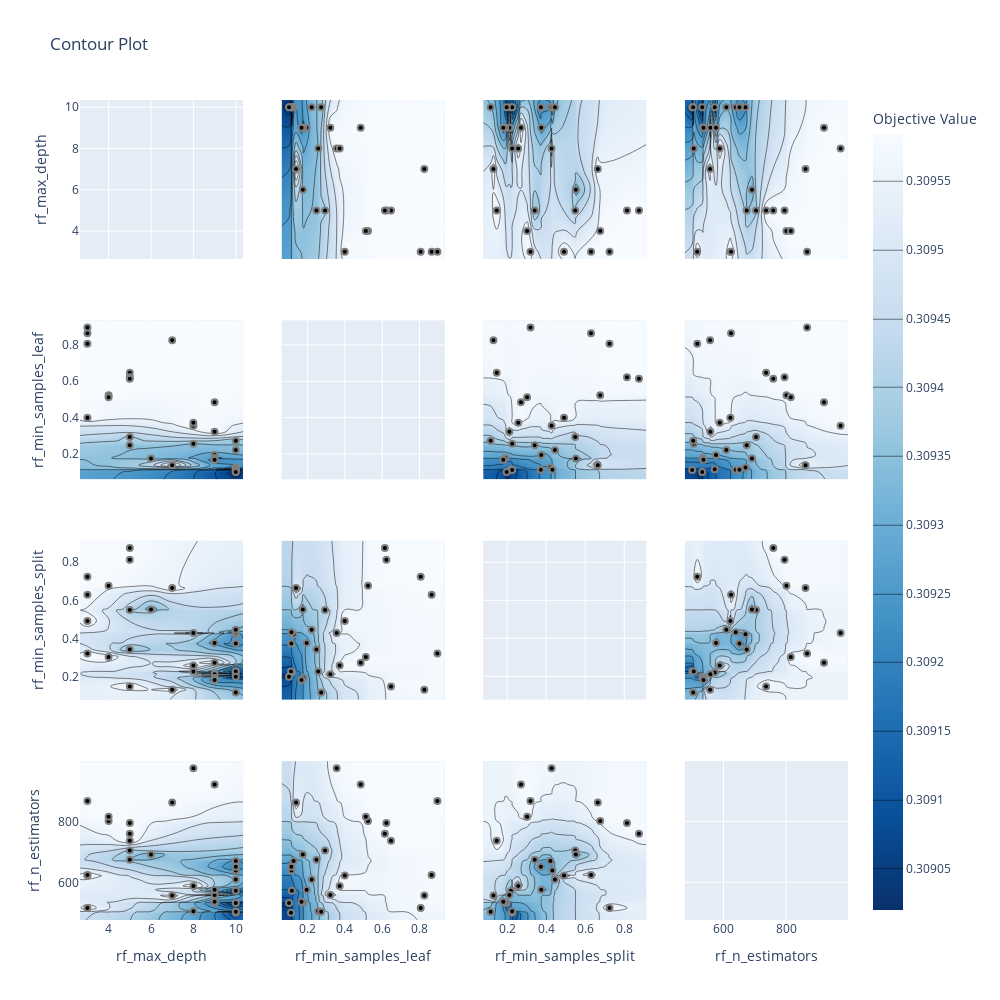

The cell this chart's notebook holds for it:
### Code cell
# see how the hyperparameters affect the loss function
fig = optuna.visualization.plot_contour(study)

fig.update_layout(
    width=1000,                           # Set the desired width of the figure
    height=1000,                         # Set the desired height of the figure
)

pio.show(fig)

### Figure 1 — Plotly figure (JSON) as saved in the notebook; plotly's stock layout.template omitted (floating-point values rounded to 4 significant figures; data arrays with more than 128 entries replaced by an {"elided": "..."} marker saying what was removed)
{"data": [{"type": "scatter", "xaxis": "x", "yaxis": "y"}, {"autocontour": true, "colorbar": {"title": {"text": "Objective Value"}}, "colorscale": [[0, "rgb(247,251,255)"], [0.125, "rgb(222,235,247)"], [0.25, "rgb(198,219,239)"], [0.375, "rgb(158,202,225)"], [0.5, "rgb(107,174,214)"], [0.625, "rgb(66,146,198)"], [0.75, "rgb(33,113,181)"], [0.875, "rgb(8,81,156)"], [1, "rgb(8,48,107)"]], "connectgaps": true, "contours": {"coloring": "heatmap", "end": 0.3095, "size": 5e-05, "start": 0.309}, "hoverinfo": "none", "line": {"smoothing": 1.3}, "reversescale": true, "showscale": true, "type": "contour", "x": [2.65, 3, 4, 5, 6, 7, 8, 9, 10, 10.35], "xaxis": "x5", "y": [0.06043, 0.1002, 0.1108, 0.1126, 0.1131, 0.1155, 0.1249, 0.1378, 0.1674, 0.1745, 0.1775, 0.1945, 0.2216, 0.2472, 0.2567, 0.2725, 0.2932, 0.3217, 0.3557, 0.372, 0.3993, 0.4845, 0.5121, 0.5238, 0.6141, 0.6221, 0.647, 0.8062, 0.8257, 0.8648, 0.8957, 0.9355], "yaxis": "y5", "z": {"elided": "32x10 float values"}}, {"marker": {"color": "black", "line": {"color": "Gray", "width": 2}}, "mode": "markers", "name": "Feasible Trial", "showlegend": false, "type": "scatter", "x": [3, 3, 3, 7, 3, 4, 7, 9, 8, 4, 5, 5, 5, 5, 5, 6, 10, 10, 10, 10, 9, 10, 9, 10, 8, 10, 9, 8, 10, 9], "xaxis": "x5", "y": [0.8062, 0.3993, 0.8648, 0.1378, 0.8957, 0.5238, 0.8257, 0.4845, 0.3557, 0.5121, 0.647, 0.6221, 0.6141, 0.2932, 0.2472, 0.1745, 0.1249, 0.1131, 0.2216, 0.1155, 0.3217, 0.1126, 0.1945, 0.1108, 0.2567, 0.1002, 0.1775, 0.372, 0.2725, 0.1674], "yaxis": "y5"}, {"autocontour": true, "colorbar": {"title": {"text": "Objective Value"}}, "colorscale": [[0, "rgb(247,251,255)"], [0.125, "rgb(222,235,247)"], [0.25, "rgb(198,219,239)"], [0.375, "rgb(158,202,225)"], [0.5, "rgb(107,174,214)"], [0.625, "rgb(66,146,198)"], [0.75, "rgb(33,113,181)"], [0.875, "rgb(8,81,156)"], [1, "rgb(8,48,107)"]], "connectgaps": true, "contours": {"coloring": "heatmap", "end": 0.3095, "size": 5e-05, "start": 0.309}, "hoverinfo": "none", "line": {"smoothing": 1.3}, "reversescale": true, "showscale": false, "type": "contour", "x": [2.65, 3, 4, 5, 6, 7, 8, 9, 10, 10.35], "xaxis": "x9", "y": [0.07738, 0.1154, 0.1299, 0.1466, 0.1803, 0.1908, 0.1976, 0.2115, 0.2195, 0.2256, 0.2257, 0.2568, 0.2709, 0.3023, 0.3195, 0.3413, 0.3728, 0.3749, 0.4218, 0.4275, 0.4318, 0.4448, 0.4915, 0.5487, 0.5519, 0.6296, 0.6644, 0.6768, 0.7245, 0.814, 0.8753, 0.9133], "yaxis": "y9", "z": {"elided": "32x10 float values"}}, {"marker": {"color": "black", "line": {"color": "Gray", "width": 2}}, "mode": "markers", "name": "Feasible Trial", "showlegend": false, "type": "scatter", "x": [3, 3, 3, 7, 3, 4, 7, 9, 8, 4, 5, 5, 5, 5, 5, 6, 10, 10, 10, 10, 9, 10, 9, 10, 8, 10, 9, 8, 10, 9], "xaxis": "x9", "y": [0.7245, 0.4915, 0.6296, 0.6644, 0.3195, 0.6768, 0.1299, 0.2709, 0.4275, 0.3023, 0.1466, 0.814, 0.8753, 0.5487, 0.3413, 0.5519, 0.4218, 0.4318, 0.4448, 0.2195, 0.2115, 0.3728, 0.3749, 0.2257, 0.2256, 0.1976, 0.1908, 0.2568, 0.1154, 0.1803], "yaxis": "y9"}, {"autocontour": true, "colorbar": {"title": {"text": "Objective Value"}}, "colorscale": [[0, "rgb(247,251,255)"], [0.125, "rgb(222,235,247)"], [0.25, "rgb(198,219,239)"], [0.375, "rgb(158,202,225)"], [0.5, "rgb(107,174,214)"], [0.625, "rgb(66,146,198)"], [0.75, "rgb(33,113,181)"], [0.875, "rgb(8,81,156)"], [1, "rgb(8,48,107)"]], "connectgaps": true, "contours": {"coloring": "heatmap", "end": 0.3095, "size": 5e-05, "start": 0.309}, "hoverinfo": "none", "line": {"smoothing": 1.3}, "reversescale": true, "showscale": false, "type": "contour", "x": [2.65, 3, 4, 5, 6, 7, 8, 9, 10, 10.35], "xaxis": "x13", "y": [476.3, 500, 503, 505, 516, 532, 534, 536, 557, 558, 572, 576, 588, 609, 622, 624, 639, 651, 670, 674, 691, 704, 736, 759, 795, 801, 815, 862, 867, 921, 974, 997.7], "yaxis": "y13", "z": {"elided": "32x10 float values"}}, {"marker": {"color": "black", "line": {"color": "Gray", "width": 2}}, "mode": "markers", "name": "Feasible Trial", "showlegend": false, "type": "scatter", "x": [3, 3, 3, 7, 3, 4, 7, 9, 8, 4, 5, 5, 5, 5, 5, 6, 10, 10, 10, 10, 9, 10, 9, 10, 8, 10, 9, 8, 10, 9], "xaxis": "x13", "y": [516, 622, 624, 862, 867, 801, 557, 921, 974, 815, 736, 795, 759, 704, 674, 691, 670, 639, 609, 572, 558, 651, 576, 500, 505, 532, 534, 588, 503, 536], "yaxis": "y13"}, {"autocontour": true, "colorbar": {"title": {"text": "Objective Value"}}, "colorscale": [[0, "rgb(247,251,255)"], [0.125, "rgb(222,235,247)"], [0.25, "rgb(198,219,239)"], [0.375, "rgb(158,202,225)"], [0.5, "rgb(107,174,214)"], [0.625, "rgb(66,146,198)"], [0.75, "rgb(33,113,181)"], [0.875, "rgb(8,81,156)"], [1, "rgb(8,48,107)"]], "connectgaps": true, "contours": {"coloring": "heatmap", "end": 0.3095, "size": 5e-05, "start": 0.309}, "hoverinfo": "none", "line": {"smoothing": 1.3}, "reversescale": true, "showscale": false, "type": "contour", "x": [0.06043, 0.1002, 0.1108, 0.1126, 0.1131, 0.1155, 0.1249, 0.1378, 0.1674, 0.1745, 0.1775, 0.1945, 0.2216, 0.2472, 0.2567, 0.2725, 0.2932, 0.3217, 0.3557, 0.372, 0.3993, 0.4845, 0.5121, 0.5238, 0.6141, 0.6221, 0.647, 0.8062, 0.8257, 0.8648, 0.8957, 0.9355], "xaxis": "x2", "y": [2.65, 3, 4, 5, 6, 7, 8, 9, 10, 10.35], "yaxis": "y2", "z": {"elided": "10x32 float values"}}, {"marker": {"color": "black", "line": {"color": "Gray", "width": 2}}, "mode": "markers", "name": "Feasible Trial", "showlegend": false, "type": "scatter", "x": [0.8062, 0.3993, 0.8648, 0.1378, 0.8957, 0.5238, 0.8257, 0.4845, 0.3557, 0.5121, 0.647, 0.6221, 0.6141, 0.2932, 0.2472, 0.1745, 0.1249, 0.1131, 0.2216, 0.1155, 0.3217, 0.1126, 0.1945, 0.1108, 0.2567, 0.1002, 0.1775, 0.372, 0.2725, 0.1674], "xaxis": "x2", "y": [3, 3, 3, 7, 3, 4, 7, 9, 8, 4, 5, 5, 5, 5, 5, 6, 10, 10, 10, 10, 9, 10, 9, 10, 8, 10, 9, 8, 10, 9], "yaxis": "y2"}, {"type": "scatter", "xaxis": "x6", "yaxis": "y6"}, {"autocontour": true, "colorbar": {"title": {"text": "Objective Value"}}, "colorscale": [[0, "rgb(247,251,255)"], [0.125, "rgb(222,235,247)"], [0.25, "rgb(198,219,239)"], [0.375, "rgb(158,202,225)"], [0.5, "rgb(107,174,214)"], [0.625, "rgb(66,146,198)"], [0.75, "rgb(33,113,181)"], [0.875, "rgb(8,81,156)"], [1, "rgb(8,48,107)"]], "connectgaps": true, "contours": {"coloring": "heatmap", "end": 0.3095, "size": 5e-05, "start": 0.309}, "hoverinfo": "none", "line": {"smoothing": 1.3}, "reversescale": true, "showscale": false, "type": "contour", "x": [0.06043, 0.1002, 0.1108, 0.1126, 0.1131, 0.1155, 0.1249, 0.1378, 0.1674, 0.1745, 0.1775, 0.1945, 0.2216, 0.2472, 0.2567, 0.2725, 0.2932, 0.3217, 0.3557, 0.372, 0.3993, 0.4845, 0.5121, 0.5238, 0.6141, 0.6221, 0.647, 0.8062, 0.8257, 0.8648, 0.8957, 0.9355], "xaxis": "x10", "y": [0.07738, 0.1154, 0.1299, 0.1466, 0.1803, 0.1908, 0.1976, 0.2115, 0.2195, 0.2256, 0.2257, 0.2568, 0.2709, 0.3023, 0.3195, 0.3413, 0.3728, 0.3749, 0.4218, 0.4275, 0.4318, 0.4448, 0.4915, 0.5487, 0.5519, 0.6296, 0.6644, 0.6768, 0.7245, 0.814, 0.8753, 0.9133], "yaxis": "y10", "z": {"elided": "32x32 float values"}}, {"marker": {"color": "black", "line": {"color": "Gray", "width": 2}}, "mode": "markers", "name": "Feasible Trial", "showlegend": false, "type": "scatter", "x": [0.8062, 0.3993, 0.8648, 0.1378, 0.8957, 0.5238, 0.8257, 0.4845, 0.3557, 0.5121, 0.647, 0.6221, 0.6141, 0.2932, 0.2472, 0.1745, 0.1249, 0.1131, 0.2216, 0.1155, 0.3217, 0.1126, 0.1945, 0.1108, 0.2567, 0.1002, 0.1775, 0.372, 0.2725, 0.1674], "xaxis": "x10", "y": [0.7245, 0.4915, 0.6296, 0.6644, 0.3195, 0.6768, 0.1299, 0.2709, 0.4275, 0.3023, 0.1466, 0.814, 0.8753, 0.5487, 0.3413, 0.5519, 0.4218, 0.4318, 0.4448, 0.2195, 0.2115, 0.3728, 0.3749, 0.2257, 0.2256, 0.1976, 0.1908, 0.2568, 0.1154, 0.1803], "yaxis": "y10"}, {"autocontour": true, "colorbar": {"title": {"text": "Objective Value"}}, "colorscale": [[0, "rgb(247,251,255)"], [0.125, "rgb(222,235,247)"], [0.25, "rgb(198,219,239)"], [0.375, "rgb(158,202,225)"], [0.5, "rgb(107,174,214)"], [0.625, "rgb(66,146,198)"], [0.75, "rgb(33,113,181)"], [0.875, "rgb(8,81,156)"], [1, "rgb(8,48,107)"]], "connectgaps": true, "contours": {"coloring": "heatmap", "end": 0.3095, "size": 5e-05, "start": 0.309}, "hoverinfo": "none", "line": {"smoothing": 1.3}, "reversescale": true, "showscale": false, "type": "contour", "x": [0.06043, 0.1002, 0.1108, 0.1126, 0.1131, 0.1155, 0.1249, 0.1378, 0.1674, 0.1745, 0.1775, 0.1945, 0.2216, 0.2472, 0.2567, 0.2725, 0.2932, 0.3217, 0.3557, 0.372, 0.3993, 0.4845, 0.5121, 0.5238, 0.6141, 0.6221, 0.647, 0.8062, 0.8257, 0.8648, 0.8957, 0.9355], "xaxis": "x14", "y": [476.3, 500, 503, 505, 516, 532, 534, 536, 557, 558, 572, 576, 588, 609, 622, 624, 639, 651, 670, 674, 691, 704, 736, 759, 795, 801, 815, 862, 867, 921, 974, 997.7], "yaxis": "y14", "z": {"elided": "32x32 float values"}}, {"marker": {"color": "black", "line": {"color": "Gray", "width": 2}}, "mode": "markers", "name": "Feasible Trial", "showlegend": false, "type": "scatter", "x": [0.8062, 0.3993, 0.8648, 0.1378, 0.8957, 0.5238, 0.8257, 0.4845, 0.3557, 0.5121, 0.647, 0.6221, 0.6141, 0.2932, 0.2472, 0.1745, 0.1249, 0.1131, 0.2216, 0.1155, 0.3217, 0.1126, 0.1945, 0.1108, 0.2567, 0.1002, 0.1775, 0.372, 0.2725, 0.1674], "xaxis": "x14", "y": [516, 622, 624, 862, 867, 801, 557, 921, 974, 815, 736, 795, 759, 704, 674, 691, 670, 639, 609, 572, 558, 651, 576, 500, 505, 532, 534, 588, 503, 536], "yaxis": "y14"}, {"autocontour": true, "colorbar": {"title": {"text": "Objective Value"}}, "colorscale": [[0, "rgb(247,251,255)"], [0.125, "rgb(222,235,247)"], [0.25, "rgb(198,219,239)"], [0.375, "rgb(158,202,225)"], [0.5, "rgb(107,174,214)"], [0.625, "rgb(66,146,198)"], [0.75, "rgb(33,113,181)"], [0.875, "rgb(8,81,156)"], [1, "rgb(8,48,107)"]], "connectgaps": true, "contours": {"coloring": "heatmap", "end": 0.3095, "size": 5e-05, "start": 0.309}, "hoverinfo": "none", "line": {"smoothing": 1.3}, "reversescale": true, "showscale": false, "type": "contour", "x": [0.07738, 0.1154, 0.1299, 0.1466, 0.1803, 0.1908, 0.1976, 0.2115, 0.2195, 0.2256, 0.2257, 0.2568, 0.2709, 0.3023, 0.3195, 0.3413, 0.3728, 0.3749, 0.4218, 0.4275, 0.4318, 0.4448, 0.4915, 0.5487, 0.5519, 0.6296, 0.6644, 0.6768, 0.7245, 0.814, 0.8753, 0.9133], "xaxis": "x3", "y": [2.65, 3, 4, 5, 6, 7, 8, 9, 10, 10.35], "yaxis": "y3", "z": {"elided": "10x32 float values"}}, {"marker": {"color": "black", "line": {"color": "Gray", "width": 2}}, "mode": "markers", "name": "Feasible Trial", "showlegend": false, "type": "scatter", "x": [0.7245, 0.4915, 0.6296, 0.6644, 0.3195, 0.6768, 0.1299, 0.2709, 0.4275, 0.3023, 0.1466, 0.814, 0.8753, 0.5487, 0.3413, 0.5519, 0.4218, 0.4318, 0.4448, 0.2195, 0.2115, 0.3728, 0.3749, 0.2257, 0.2256, 0.1976, 0.1908, 0.2568, 0.1154, 0.1803], "xaxis": "x3", "y": [3, 3, 3, 7, 3, 4, 7, 9, 8, 4, 5, 5, 5, 5, 5, 6, 10, 10, 10, 10, 9, 10, 9, 10, 8, 10, 9, 8, 10, 9], "yaxis": "y3"}, {"autocontour": true, "colorbar": {"title": {"text": "Objective Value"}}, "colorscale": [[0, "rgb(247,251,255)"], [0.125, "rgb(222,235,247)"], [0.25, "rgb(198,219,239)"], [0.375, "rgb(158,202,225)"], [0.5, "rgb(107,174,214)"], [0.625, "rgb(66,146,198)"], [0.75, "rgb(33,113,181)"], [0.875, "rgb(8,81,156)"], [1, "rgb(8,48,107)"]], "connectgaps": true, "contours": {"coloring": "heatmap", "end": 0.3095, "size": 5e-05, "start": 0.309}, "hoverinfo": "none", "line": {"smoothing": 1.3}, "reversescale": true, "showscale": false, "type": "contour", "x": [0.07738, 0.1154, 0.1299, 0.1466, 0.1803, 0.1908, 0.1976, 0.2115, 0.2195, 0.2256, 0.2257, 0.2568, 0.2709, 0.3023, 0.3195, 0.3413, 0.3728, 0.3749, 0.4218, 0.4275, 0.4318, 0.4448, 0.4915, 0.5487, 0.5519, 0.6296, 0.6644, 0.6768, 0.7245, 0.814, 0.8753, 0.9133], "xaxis": "x7", "y": [0.06043, 0.1002, 0.1108, 0.1126, 0.1131, 0.1155, 0.1249, 0.1378, 0.1674, 0.1745, 0.1775, 0.1945, 0.2216, 0.2472, 0.2567, 0.2725, 0.2932, 0.3217, 0.3557, 0.372, 0.3993, 0.4845, 0.5121, 0.5238, 0.6141, 0.6221, 0.647, 0.8062, 0.8257, 0.8648, 0.8957, 0.9355], "yaxis": "y7", "z": {"elided": "32x32 float values"}}, {"marker": {"color": "black", "line": {"color": "Gray", "width": 2}}, "mode": "markers", "name": "Feasible Trial", "showlegend": false, "type": "scatter", "x": [0.7245, 0.4915, 0.6296, 0.6644, 0.3195, 0.6768, 0.1299, 0.2709, 0.4275, 0.3023, 0.1466, 0.814, 0.8753, 0.5487, 0.3413, 0.5519, 0.4218, 0.4318, 0.4448, 0.2195, 0.2115, 0.3728, 0.3749, 0.2257, 0.2256, 0.1976, 0.1908, 0.2568, 0.1154, 0.1803], "xaxis": "x7", "y": [0.8062, 0.3993, 0.8648, 0.1378, 0.8957, 0.5238, 0.8257, 0.4845, 0.3557, 0.5121, 0.647, 0.6221, 0.6141, 0.2932, 0.2472, 0.1745, 0.1249, 0.1131, 0.2216, 0.1155, 0.3217, 0.1126, 0.1945, 0.1108, 0.2567, 0.1002, 0.1775, 0.372, 0.2725, 0.1674], "yaxis": "y7"}, {"type": "scatter", "xaxis": "x11", "yaxis": "y11"}, {"autocontour": true, "colorbar": {"title": {"text": "Objective Value"}}, "colorscale": [[0, "rgb(247,251,255)"], [0.125, "rgb(222,235,247)"], [0.25, "rgb(198,219,239)"], [0.375, "rgb(158,202,225)"], [0.5, "rgb(107,174,214)"], [0.625, "rgb(66,146,198)"], [0.75, "rgb(33,113,181)"], [0.875, "rgb(8,81,156)"], [1, "rgb(8,48,107)"]], "connectgaps": true, "contours": {"coloring": "heatmap", "end": 0.3095, "size": 5e-05, "start": 0.309}, "hoverinfo": "none", "line": {"smoothing": 1.3}, "reversescale": true, "showscale": false, "type": "contour", "x": [0.07738, 0.1154, 0.1299, 0.1466, 0.1803, 0.1908, 0.1976, 0.2115, 0.2195, 0.2256, 0.2257, 0.2568, 0.2709, 0.3023, 0.3195, 0.3413, 0.3728, 0.3749, 0.4218, 0.4275, 0.4318, 0.4448, 0.4915, 0.5487, 0.5519, 0.6296, 0.6644, 0.6768, 0.7245, 0.814, 0.8753, 0.9133], "xaxis": "x15", "y": [476.3, 500, 503, 505, 516, 532, 534, 536, 557, 558, 572, 576, 588, 609, 622, 624, 639, 651, 670, 674, 691, 704, 736, 759, 795, 801, 815, 862, 867, 921, 974, 997.7], "yaxis": "y15", "z": {"elided": "32x32 float values"}}, {"marker": {"color": "black", "line": {"color": "Gray", "width": 2}}, "mode": "markers", "name": "Feasible Trial", "showlegend": false, "type": "scatter", "x": [0.7245, 0.4915, 0.6296, 0.6644, 0.3195, 0.6768, 0.1299, 0.2709, 0.4275, 0.3023, 0.1466, 0.814, 0.8753, 0.5487, 0.3413, 0.5519, 0.4218, 0.4318, 0.4448, 0.2195, 0.2115, 0.3728, 0.3749, 0.2257, 0.2256, 0.1976, 0.1908, 0.2568, 0.1154, 0.1803], "xaxis": "x15", "y": [516, 622, 624, 862, 867, 801, 557, 921, 974, 815, 736, 795, 759, 704, 674, 691, 670, 639, 609, 572, 558, 651, 576, 500, 505, 532, 534, 588, 503, 536], "yaxis": "y15"}, {"autocontour": true, "colorbar": {"title": {"text": "Objective Value"}}, "colorscale": [[0, "rgb(247,251,255)"], [0.125, "rgb(222,235,247)"], [0.25, "rgb(198,219,239)"], [0.375, "rgb(158,202,225)"], [0.5, "rgb(107,174,214)"], [0.625, "rgb(66,146,198)"], [0.75, "rgb(33,113,181)"], [0.875, "rgb(8,81,156)"], [1, "rgb(8,48,107)"]], "connectgaps": true, "contours": {"coloring": "heatmap", "end": 0.3095, "size": 5e-05, "start": 0.309}, "hoverinfo": "none", "line": {"smoothing": 1.3}, "reversescale": true, "showscale": false, "type": "contour", "x": [476.3, 500, 503, 505, 516, 532, 534, 536, 557, 558, 572, 576, 588, 609, 622, 624, 639, 651, 670, 674, 691, 704, 736, 759, 795, 801, 815, 862, 867, 921, 974, 997.7], "xaxis": "x4", "y": [2.65, 3, 4, 5, 6, 7, 8, 9, 10, 10.35], "yaxis": "y4", "z": {"elided": "10x32 float values"}}, {"marker": {"color": "black", "line": {"color": "Gray", "width": 2}}, "mode": "markers", "name": "Feasible Trial", "showlegend": false, "type": "scatter", "x": [516, 622, 624, 862, 867, 801, 557, 921, 974, 815, 736, 795, 759, 704, 674, 691, 670, 639, 609, 572, 558, 651, 576, 500, 505, 532, 534, 588, 503, 536], "xaxis": "x4", "y": [3, 3, 3, 7, 3, 4, 7, 9, 8, 4, 5, 5, 5, 5, 5, 6, 10, 10, 10, 10, 9, 10, 9, 10, 8, 10, 9, 8, 10, 9], "yaxis": "y4"}, {"autocontour": true, "colorbar": {"title": {"text": "Objective Value"}}, "colorscale": [[0, "rgb(247,251,255)"], [0.125, "rgb(222,235,247)"], [0.25, "rgb(198,219,239)"], [0.375, "rgb(158,202,225)"], [0.5, "rgb(107,174,214)"], [0.625, "rgb(66,146,198)"], [0.75, "rgb(33,113,181)"], [0.875, "rgb(8,81,156)"], [1, "rgb(8,48,107)"]], "connectgaps": true, "contours": {"coloring": "heatmap", "end": 0.3095, "size": 5e-05, "start": 0.309}, "hoverinfo": "none", "line": {"smoothing": 1.3}, "reversescale": true, "showscale": false, "type": "contour", "x": [476.3, 500, 503, 505, 516, 532, 534, 536, 557, 558, 572, 576, 588, 609, 622, 624, 639, 651, 670, 674, 691, 704, 736, 759, 795, 801, 815, 862, 867, 921, 974, 997.7], "xaxis": "x8", "y": [0.06043, 0.1002, 0.1108, 0.1126, 0.1131, 0.1155, 0.1249, 0.1378, 0.1674, 0.1745, 0.1775, 0.1945, 0.2216, 0.2472, 0.2567, 0.2725, 0.2932, 0.3217, 0.3557, 0.372, 0.3993, 0.4845, 0.5121, 0.5238, 0.6141, 0.6221, 0.647, 0.8062, 0.8257, 0.8648, 0.8957, 0.9355], "yaxis": "y8", "z": {"elided": "32x32 float values"}}, {"marker": {"color": "black", "line": {"color": "Gray", "width": 2}}, "mode": "markers", "name": "Feasible Trial", "showlegend": false, "type": "scatter", "x": [516, 622, 624, 862, 867, 801, 557, 921, 974, 815, 736, 795, 759, 704, 674, 691, 670, 639, 609, 572, 558, 651, 576, 500, 505, 532, 534, 588, 503, 536], "xaxis": "x8", "y": [0.8062, 0.3993, 0.8648, 0.1378, 0.8957, 0.5238, 0.8257, 0.4845, 0.3557, 0.5121, 0.647, 0.6221, 0.6141, 0.2932, 0.2472, 0.1745, 0.1249, 0.1131, 0.2216, 0.1155, 0.3217, 0.1126, 0.1945, 0.1108, 0.2567, 0.1002, 0.1775, 0.372, 0.2725, 0.1674], "yaxis": "y8"}, {"autocontour": true, "colorbar": {"title": {"text": "Objective Value"}}, "colorscale": [[0, "rgb(247,251,255)"], [0.125, "rgb(222,235,247)"], [0.25, "rgb(198,219,239)"], [0.375, "rgb(158,202,225)"], [0.5, "rgb(107,174,214)"], [0.625, "rgb(66,146,198)"], [0.75, "rgb(33,113,181)"], [0.875, "rgb(8,81,156)"], [1, "rgb(8,48,107)"]], "connectgaps": true, "contours": {"coloring": "heatmap", "end": 0.3095, "size": 5e-05, "start": 0.309}, "hoverinfo": "none", "line": {"smoothing": 1.3}, "reversescale": true, "showscale": false, "type": "contour", "x": [476.3, 500, 503, 505, 516, 532, 534, 536, 557, 558, 572, 576, 588, 609, 622, 624, 639, 651, 670, 674, 691, 704, 736, 759, 795, 801, 815, 862, 867, 921, 974, 997.7], "xaxis": "x12", "y": [0.07738, 0.1154, 0.1299, 0.1466, 0.1803, 0.1908, 0.1976, 0.2115, 0.2195, 0.2256, 0.2257, 0.2568, 0.2709, 0.3023, 0.3195, 0.3413, 0.3728, 0.3749, 0.4218, 0.4275, 0.4318, 0.4448, 0.4915, 0.5487, 0.5519, 0.6296, 0.6644, 0.6768, 0.7245, 0.814, 0.8753, 0.9133], "yaxis": "y12", "z": {"elided": "32x32 float values"}}, {"marker": {"color": "black", "line": {"color": "Gray", "width": 2}}, "mode": "markers", "name": "Feasible Trial", "showlegend": false, "type": "scatter", "x": [516, 622, 624, 862, 867, 801, 557, 921, 974, 815, 736, 795, 759, 704, 674, 691, 670, 639, 609, 572, 558, 651, 576, 500, 505, 532, 534, 588, 503, 536], "xaxis": "x12", "y": [0.7245, 0.4915, 0.6296, 0.6644, 0.3195, 0.6768, 0.1299, 0.2709, 0.4275, 0.3023, 0.1466, 0.814, 0.8753, 0.5487, 0.3413, 0.5519, 0.4218, 0.4318, 0.4448, 0.2195, 0.2115, 0.3728, 0.3749, 0.2257, 0.2256, 0.1976, 0.1908, 0.2568, 0.1154, 0.1803], "yaxis": "y12"}, {"type": "scatter", "xaxis": "x16", "yaxis": "y16"}], "layout": {"height": 1000, "title": {"text": "Contour Plot"}, "width": 1000, "xaxis": {"anchor": "y", "domain": [0, 0.2125], "matches": "x13", "range": [2.65, 10.35], "showticklabels": false}, "xaxis10": {"anchor": "y10", "domain": [0.2625, 0.475], "matches": "x14", "range": [0.06043, 0.9355], "showticklabels": false, "type": "linear"}, "xaxis11": {"anchor": "y11", "domain": [0.525, 0.7375], "matches": "x15", "range": [0.07738, 0.9133], "showticklabels": false}, "xaxis12": {"anchor": "y12", "domain": [0.7875, 1], "matches": "x16", "range": [476.3, 997.7], "showticklabels": false, "type": "linear"}, "xaxis13": {"anchor": "y13", "domain": [0, 0.2125], "range": [2.65, 10.35], "title": {"text": "rf_max_depth"}, "type": "linear"}, "xaxis14": {"anchor": "y14", "domain": [0.2625, 0.475], "range": [0.06043, 0.9355], "title": {"text": "rf_min_samples_leaf"}, "type": "linear"}, "xaxis15": {"anchor": "y15", "domain": [0.525, 0.7375], "range": [0.07738, 0.9133], "title": {"text": "rf_min_samples_split"}, "type": "linear"}, "xaxis16": {"anchor": "y16", "domain": [0.7875, 1], "range": [476.3, 997.7], "title": {"text": "rf_n_estimators"}}, "xaxis2": {"anchor": "y2", "domain": [0.2625, 0.475], "matches": "x14", "range": [0.06043, 0.9355], "showticklabels": false, "type": "linear"}, "xaxis3": {"anchor": "y3", "domain": [0.525, 0.7375], "matches": "x15", "range": [0.07738, 0.9133], "showticklabels": false, "type": "linear"}, "xaxis4": {"anchor": "y4", "domain": [0.7875, 1], "matches": "x16", "range": [476.3, 997.7], "showticklabels": false, "type": "linear"}, "xaxis5": {"anchor": "y5", "domain": [0, 0.2125], "matches": "x13", "range": [2.65, 10.35], "showticklabels": false, "type": "linear"}, "xaxis6": {"anchor": "y6", "domain": [0.2625, 0.475], "matches": "x14", "range": [0.06043, 0.9355], "showticklabels": false}, "xaxis7": {"anchor": "y7", "domain": [0.525, 0.7375], "matches": "x15", "range": [0.07738, 0.9133], "showticklabels": false, "type": "linear"}, "xaxis8": {"anchor": "y8", "domain": [0.7875, 1], "matches": "x16", "range": [476.3, 997.7], "showticklabels": false, "type": "linear"}, "xaxis9": {"anchor": "y9", "domain": [0, 0.2125], "matches": "x13", "range": [2.65, 10.35], "showticklabels": false, "type": "linear"}, "yaxis": {"anchor": "x", "domain": [0.8063, 1], "range": [2.65, 10.35], "title": {"text": "rf_max_depth"}}, "yaxis10": {"anchor": "x10", "domain": [0.2687, 0.4625], "matches": "y9", "range": [0.07738, 0.9133], "showticklabels": false, "type": "linear"}, "yaxis11": {"anchor": "x11", "domain": [0.2687, 0.4625], "matches": "y9", "range": [0.07738, 0.9133], "showticklabels": false}, "yaxis12": {"anchor": "x12", "domain": [0.2687, 0.4625], "matches": "y9", "range": [0.07738, 0.9133], "showticklabels": false, "type": "linear"}, "yaxis13": {"anchor": "x13", "domain": [0, 0.1938], "range": [476.3, 997.7], "title": {"text": "rf_n_estimators"}, "type": "linear"}, "yaxis14": {"anchor": "x14", "domain": [0, 0.1938], "matches": "y13", "range": [476.3, 997.7], "showticklabels": false, "type": "linear"}, "yaxis15": {"anchor": "x15", "domain": [0, 0.1938], "matches": "y13", "range": [476.3, 997.7], "showticklabels": false, "type": "linear"}, "yaxis16": {"anchor": "x16", "domain": [0, 0.1938], "matches": "y13", "range": [476.3, 997.7], "showticklabels": false}, "yaxis2": {"anchor": "x2", "domain": [0.8063, 1], "matches": "y", "range": [2.65, 10.35], "showticklabels": false, "type": "linear"}, "yaxis3": {"anchor": "x3", "domain": [0.8063, 1], "matches": "y", "range": [2.65, 10.35], "showticklabels": false, "type": "linear"}, "yaxis4": {"anchor": "x4", "domain": [0.8063, 1], "matches": "y", "range": [2.65, 10.35], "showticklabels": false, "type": "linear"}, "yaxis5": {"anchor": "x5", "domain": [0.5375, 0.7312], "range": [0.06043, 0.9355], "title": {"text": "rf_min_samples_leaf"}, "type": "linear"}, "yaxis6": {"anchor": "x6", "domain": [0.5375, 0.7312], "matches": "y5", "range": [0.06043, 0.9355], "showticklabels": false}, "yaxis7": {"anchor": "x7", "domain": [0.5375, 0.7312], "matches": "y5", "range": [0.06043, 0.9355], "showticklabels": false, "type": "linear"}, "yaxis8": {"anchor": "x8", "domain": [0.5375, 0.7312], "matches": "y5", "range": [0.06043, 0.9355], "showticklabels": false, "type": "linear"}, "yaxis9": {"anchor": "x9", "domain": [0.2687, 0.4625], "range": [0.07738, 0.9133], "title": {"text": "rf_min_samples_split"}, "type": "linear"}}}
